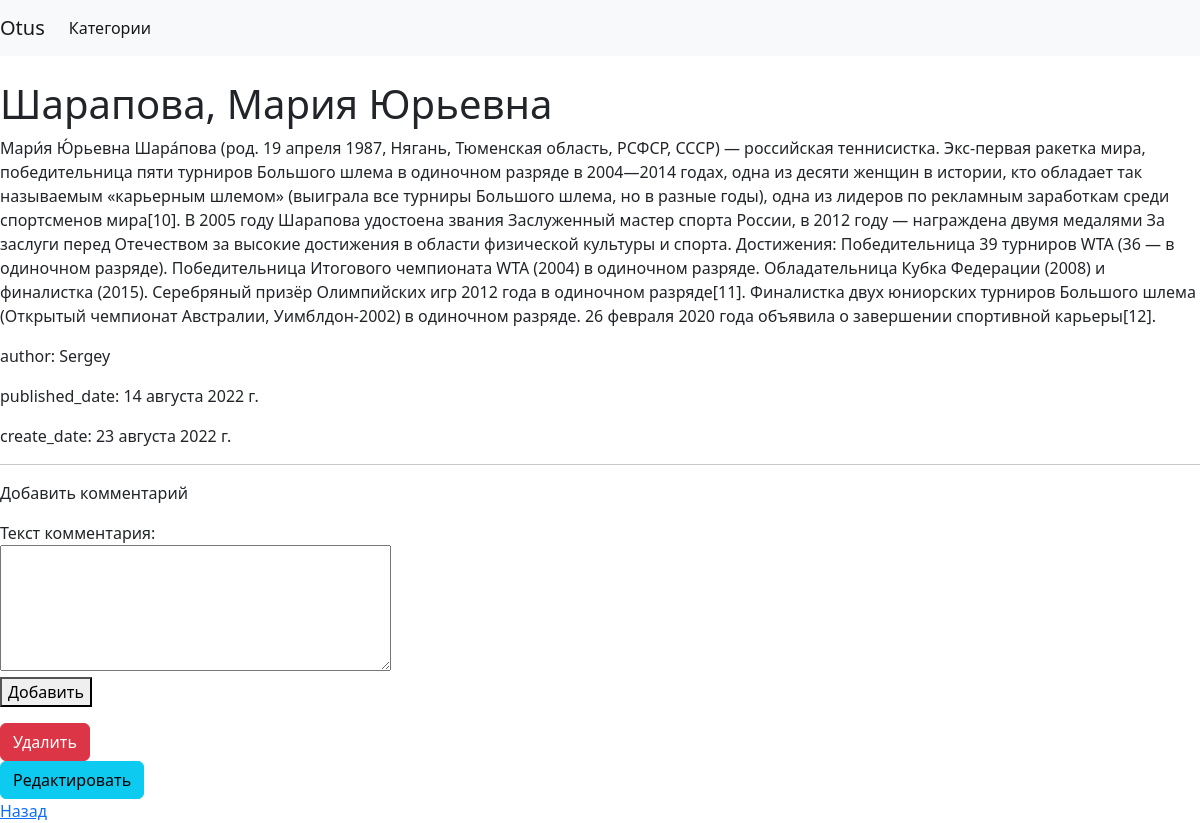
The app's page /posts/4/ with its own data.
### blog/models.py (models this page shows, shortened)
class Post(models.Model):
    author = models.ForeignKey(settings.AUTH_USER_MODEL, on_delete=models.CASCADE)
    title = models.CharField(max_length=200)
    text = models.TextField()
    created_date = models.DateTimeField(default=timezone.now)
    published_date = models.DateTimeField(blank=True, null=True)
    category = models.ManyToManyField(Category, related_name='posts')
    class Meta:
        verbose_name = 'Пост'
        verbose_name_plural = 'Посты'
        ordering = ['title']

### blog/views.py (the view)
# urls.py: path('posts/<int:pk>/', PostDetailView.as_view(), name='post-detail'),
class PostDetailView(DetailView):
    model = Post
    template_name = 'blog/post_detail.html'
    def get_context_data(self, **kwargs):
        context = super().get_context_data(**kwargs)
        context['now'] = timezone.now()
        context['comment_form'] = CommentForm()
        context['comments'] = Comments.objects.filter(post_id=kwargs['object'].pk)
        return context

### blog/forms.py
class CommentForm(ModelForm):
    class Meta:
        model = Comments
        fields = ('text',)
    def __init__(self, *args, **kwargs):
        super().__init__(*args, **kwargs)
        for field in self.fields:
            self.fields[field].widget.attrs['class'] = 'form-control'
        self.fields['text'].widget = Textarea(attrs={'rows': 5})

### blog/templates/blog/post_detail.html (shortened to what this page needs)
{% extends "blog/index.html" %}
{% block content %}
<h1>{{ object.title }}</h1>
<p>{{ object.text }}</p>
<p>author: {{ object.author }}</p>
<p>published_date: {{ object.published_date|date }}</p>
<p>create_date: {{ now|date }}</p>
    <hr>
    <p>Добавить комментарий</p>
    <div class="col-4">
    <form action="{% url 'post-comment' object.id %}" id="add_form" method="post">
        {{ comment_form }}
    </form>
    <button form="add_form" type="submit" class="btn.btn-primary">Добавить</button>
    </div>
    <a href="{% url 'post-delete' post.id  %}" class="btn btn-danger">Удалить</a><br>
    <a href="{% url 'post-update' post.id  %}" class="btn btn-info">Редактировать</a><br>
    <a href='/'>Назад</a>
{% endblock %}

### records on screen
Post: title "Шарапова, Мария Юрьевна", text "Мари́я Ю́рьевна Шара́пова (род. 19 апреля 1987, Нягань, Тюменская область, РСФСР, СССР) — российская теннисистка. Экс-первая ракетка мира, победительница пяти турниров Большого шлема в одиночном разряде в 2004—2014 годах, одна из десяти женщин в истории, кто обладает так называемым «карьерным шлемом» (выиграла все турниры Большого шлема, но в разные годы), одна из лидеров по рекламным заработкам среди спортсменов мира[10]. В 2005 году Шарапова удостоена звания Заслуженный мастер спорта России, в 2012 году — награждена двумя медалями За заслуги перед Отечеством за высокие достижения в области физической культуры и спорта. Достижения: Победительница 39 турниров WTA (36 — в одиночном разряде).…", author "Sergey", published_date "14 августа 2022 г."

### other values on screen
{{ now|date }} "23 августа 2022 г."
